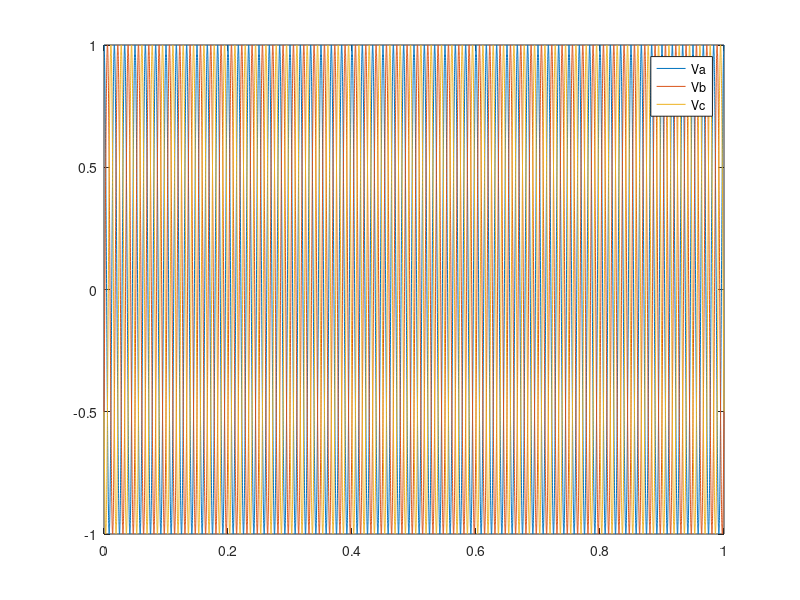

Here is the MATLAB script that generated this plot: (Note: this script raises an error after producing the figure.)
close all; clear all; clc 

% out = sim('three_bus_fundamental.slx');

% % voltage at bus 3 for phases abc 
% V3a = out.v3_data(:,1);
% V3b = out.v3_data(:,2);
% V3c = out.v3_data(:,3);

fs = 20000; % sampling frequency 
duration = 1; % test duration (s) 
t = 0:1/fs:duration; 
t = t';

% Fundamental frequency
f1 = 60;           % Hz (North American grid frequency)
omega1 = 2*pi*f1;  % rad/s

% voltage at bus 3 for phases abc 
V3a = cos(omega1 * t);
V3b = cos(omega1 * t - 2*pi/3);
V3c = cos(omega1 * t - 4*pi/3);

% % transpose to column vectors 
% V3a = V3a'; 
% V3b = V3b';
% V3c = V3c'; 

figure
plot(t, V3a); 
hold on; 
plot(t, V3b); 
plot(t, V3c);
legend('Va','Vb', 'Vc');

v3_ps = positive_sequence_waveform(V3a, V3b, V3c, 60, t); % positive sequence phasor 

figure 
plot(t,[v3_ps, V3a]);

%% test 3-bus system using just phase A 

%% Line admittances
y12 = 1/(0.01 + 1j*0.085); 
y23 = 1/(0.02 + 1j*0.161); 
y13 = 1/(0.01 + 1j*0.092); 


% Shunt admittances
y12_sh = 1j*0.088; 
y23_sh = 1j*0.153; 
y13_sh = 1j*0.079; 

% Add each shunt admittance to the corresponding bus diagonals
Y_r = [y12 + y13 + y12_sh + y13_sh, -y12, -y13; ...
       -y12, y12 + y23 + y12_sh + y23_sh, -y23; ...
       -y13, -y23, y13 + y23 + y13_sh + y23_sh];
 